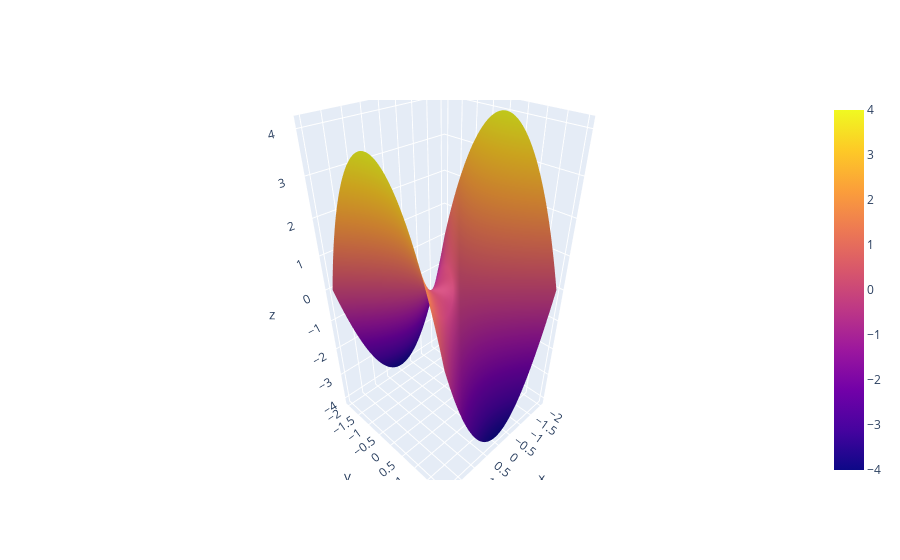

Notebook cell for this chart:
### Code cell
# Create a complex plane and plot it in 3D using plotly

import plotly.graph_objects as go

# Create a complex plane.
x = np.linspace(-2, 2, 100)
y = np.linspace(-2, 2, 100)
X, Y = np.meshgrid(x, y)
Z = X**2 - Y**2

# Plot the complex plane in 3D.
fig = go.Figure(data=[go.Surface(z=Z, x=X, y=Y)])
fig.show()

### Figure 1 — Plotly figure (JSON) as saved in the notebook; plotly's stock layout.template omitted (floating-point values rounded to 4 significant figures; data arrays with more than 128 entries replaced by an {"elided": "..."} marker saying what was removed)
{"data": [{"type": "surface", "x": {"elided": "100x100 float values"}, "y": {"elided": "100x100 float values"}, "z": {"elided": "100x100 float values"}}], "layout": {}}
